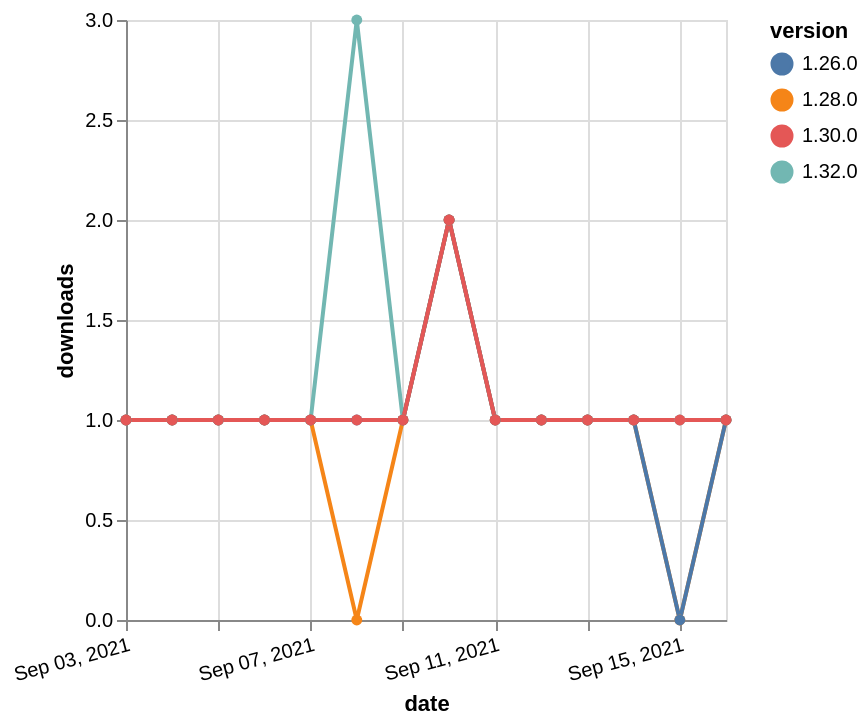

This figure's Vega-Lite source:
### Vega-Lite specification from a JSON file in a GitHub repository (floating-point values rounded to 4 significant figures)
{"$schema": "https://vega.github.io/schema/vega-lite/v5.json", "description": "A simple bar chart with embedded data.", "data": {"values": [{"date": "2021-09-03", "total": 170, "delta": 1, "version": "1.32.0"}, {"date": "2021-09-04", "total": 171, "delta": 1, "version": "1.32.0"}, {"date": "2021-09-05", "total": 172, "delta": 1, "version": "1.32.0"}, {"date": "2021-09-06", "total": 173, "delta": 1, "version": "1.32.0"}, {"date": "2021-09-07", "total": 174, "delta": 1, "version": "1.32.0"}, {"date": "2021-09-08", "total": 177, "delta": 3, "version": "1.32.0"}, {"date": "2021-09-09", "total": 178, "delta": 1, "version": "1.32.0"}, {"date": "2021-09-10", "total": 180, "delta": 2, "version": "1.32.0"}, {"date": "2021-09-11", "total": 181, "delta": 1, "version": "1.32.0"}, {"date": "2021-09-12", "total": 182, "delta": 1, "version": "1.32.0"}, {"date": "2021-09-13", "total": 183, "delta": 1, "version": "1.32.0"}, {"date": "2021-09-14", "total": 184, "delta": 1, "version": "1.32.0"}, {"date": "2021-09-15", "total": 185, "delta": 1, "version": "1.32.0"}, {"date": "2021-09-16", "total": 186, "delta": 1, "version": "1.32.0"}, {"date": "2021-09-03", "total": 200, "delta": 1, "version": "1.28.0"}, {"date": "2021-09-04", "total": 201, "delta": 1, "version": "1.28.0"}, {"date": "2021-09-05", "total": 202, "delta": 1, "version": "1.28.0"}, {"date": "2021-09-06", "total": 203, "delta": 1, "version": "1.28.0"}, {"date": "2021-09-07", "total": 204, "delta": 1, "version": "1.28.0"}, {"date": "2021-09-08", "total": 204, "delta": 0, "version": "1.28.0"}, {"date": "2021-09-09", "total": 205, "delta": 1, "version": "1.28.0"}, {"date": "2021-09-10", "total": 207, "delta": 2, "version": "1.28.0"}, {"date": "2021-09-11", "total": 208, "delta": 1, "version": "1.28.0"}, {"date": "2021-09-12", "total": 209, "delta": 1, "version": "1.28.0"}, {"date": "2021-09-13", "total": 210, "delta": 1, "version": "1.28.0"}, {"date": "2021-09-14", "total": 211, "delta": 1, "version": "1.28.0"}, {"date": "2021-09-15", "total": 211, "delta": 0, "version": "1.28.0"}, {"date": "2021-09-16", "total": 212, "delta": 1, "version": "1.28.0"}, {"date": "2021-09-03", "total": 252, "delta": 1, "version": "1.26.0"}, {"date": "2021-09-04", "total": 253, "delta": 1, "version": "1.26.0"}, {"date": "2021-09-05", "total": 254, "delta": 1, "version": "1.26.0"}, {"date": "2021-09-06", "total": 255, "delta": 1, "version": "1.26.0"}, {"date": "2021-09-07", "total": 256, "delta": 1, "version": "1.26.0"}, {"date": "2021-09-08", "total": 257, "delta": 1, "version": "1.26.0"}, {"date": "2021-09-09", "total": 258, "delta": 1, "version": "1.26.0"}, {"date": "2021-09-10", "total": 260, "delta": 2, "version": "1.26.0"}, {"date": "2021-09-11", "total": 261, "delta": 1, "version": "1.26.0"}, {"date": "2021-09-12", "total": 262, "delta": 1, "version": "1.26.0"}, {"date": "2021-09-13", "total": 263, "delta": 1, "version": "1.26.0"}, {"date": "2021-09-14", "total": 264, "delta": 1, "version": "1.26.0"}, {"date": "2021-09-15", "total": 264, "delta": 0, "version": "1.26.0"}, {"date": "2021-09-16", "total": 265, "delta": 1, "version": "1.26.0"}, {"date": "2021-09-03", "total": 200, "delta": 1, "version": "1.30.0"}, {"date": "2021-09-04", "total": 201, "delta": 1, "version": "1.30.0"}, {"date": "2021-09-05", "total": 202, "delta": 1, "version": "1.30.0"}, {"date": "2021-09-06", "total": 203, "delta": 1, "version": "1.30.0"}, {"date": "2021-09-07", "total": 204, "delta": 1, "version": "1.30.0"}, {"date": "2021-09-08", "total": 205, "delta": 1, "version": "1.30.0"}, {"date": "2021-09-09", "total": 206, "delta": 1, "version": "1.30.0"}, {"date": "2021-09-10", "total": 208, "delta": 2, "version": "1.30.0"}, {"date": "2021-09-11", "total": 209, "delta": 1, "version": "1.30.0"}, {"date": "2021-09-12", "total": 210, "delta": 1, "version": "1.30.0"}, {"date": "2021-09-13", "total": 211, "delta": 1, "version": "1.30.0"}, {"date": "2021-09-14", "total": 212, "delta": 1, "version": "1.30.0"}, {"date": "2021-09-15", "total": 213, "delta": 1, "version": "1.30.0"}, {"date": "2021-09-16", "total": 214, "delta": 1, "version": "1.30.0"}]}, "width": "container", "mark": {"type": "line", "point": {"filled": true}}, "encoding": {"x": {"field": "date", "type": "temporal", "timeUnit": "yearmonthdate", "title": "date", "axis": {"labelAngle": -15}}, "y": {"field": "delta", "type": "quantitative", "title": "downloads"}, "color": {"field": "version", "type": "nominal"}, "tooltip": {"field": "delta"}}}
